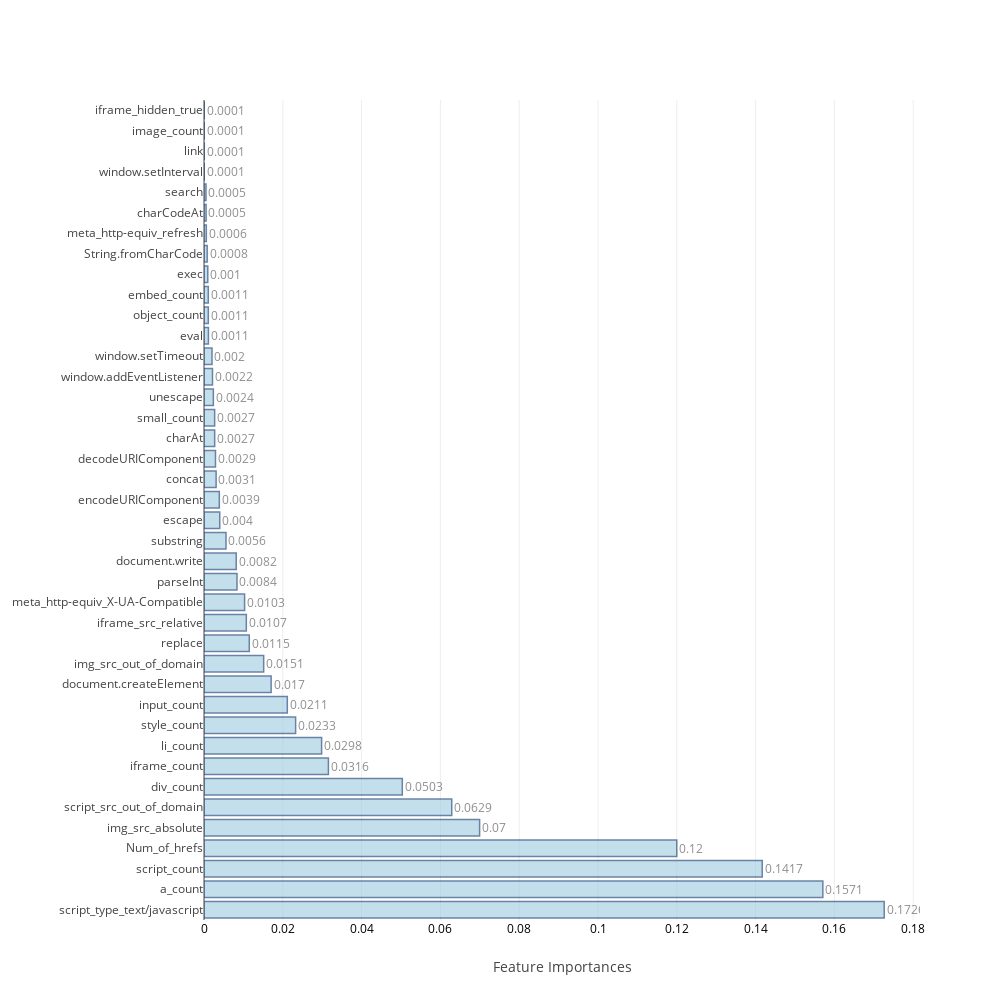
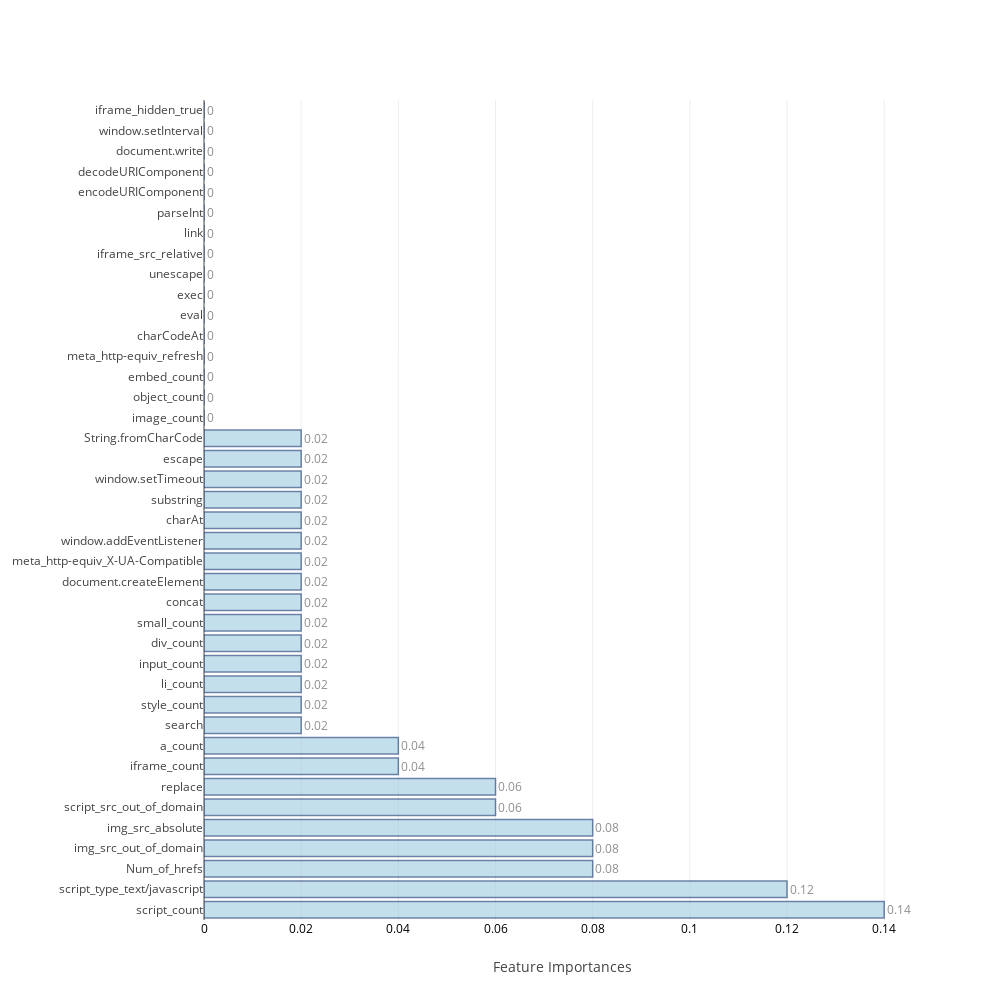
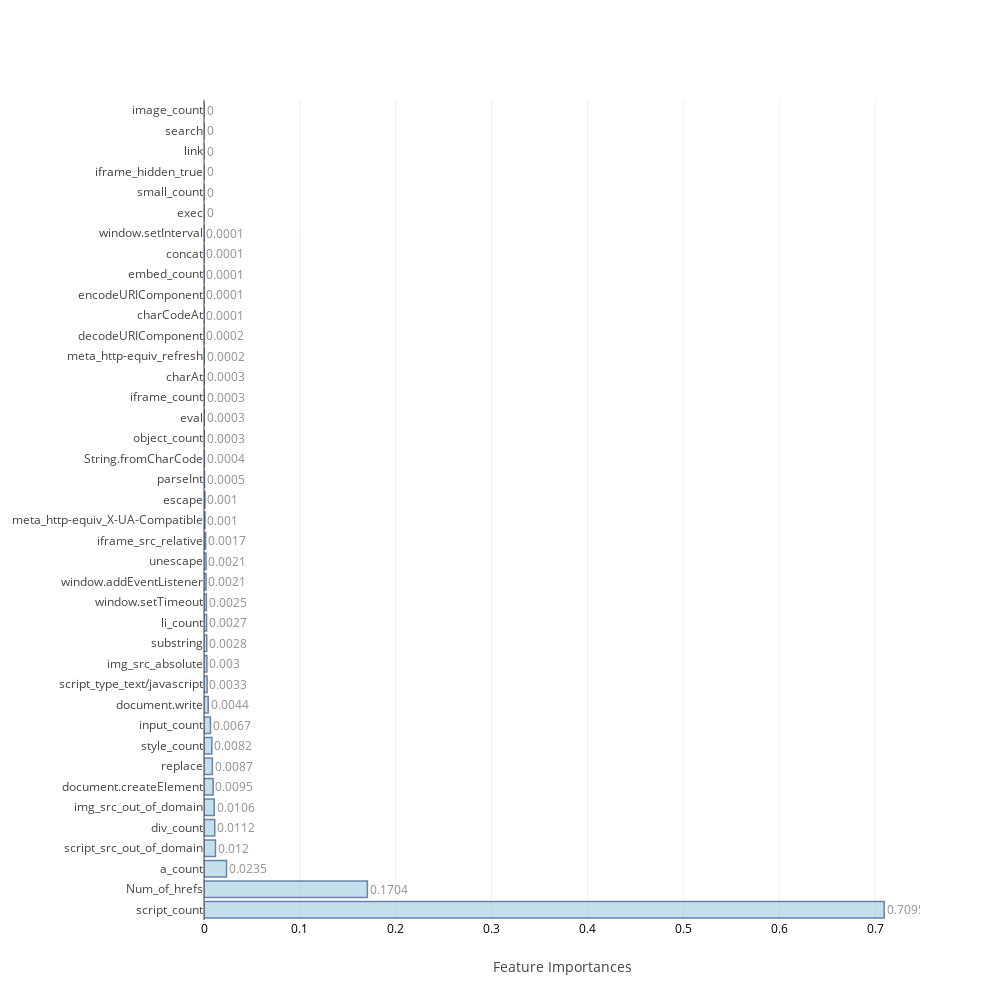
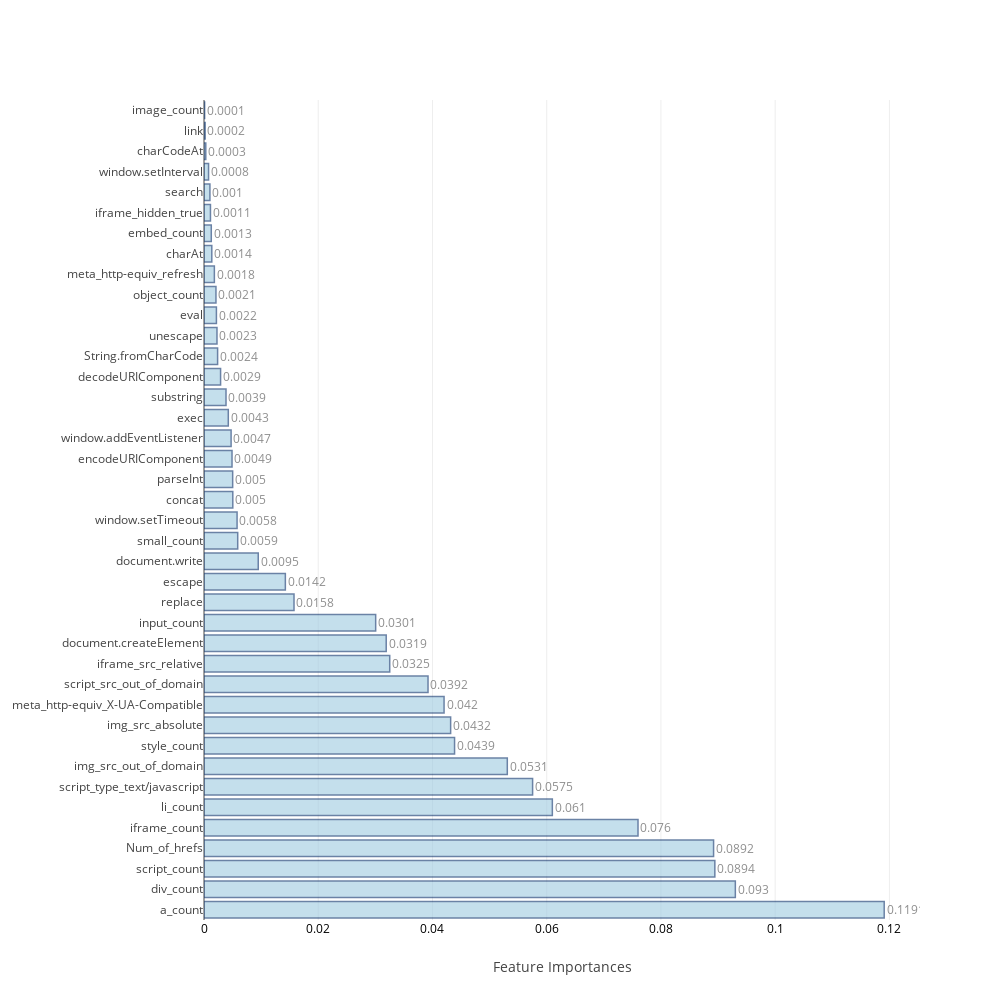

Notebook code cell kept with these figures, in order:
### Code cell
feat_imp=[None]*4
j=0
for i in range(0,8):
    if i>=2 and i<=5:
        model,cm_train,cm_test,acc_train,acc_test,roc_auc,feat_imp[j],mcc=f[i](scaled_X_train,train_Y,scaled_X_test,test_Y,columns)
        j=j+1
    else:
        model,cm_train,cm_test,acc_train,acc_test,roc_auc,mcc=f[i](scaled_X_train,train_Y,scaled_X_test,test_Y)
    table_80_50_train.loc[i]=   ([acc_train,cm_train.TP,cm_train.TN,cm_train.FP,cm_train.FN,cm_train.FPR,cm_train.FNR])
    table_80_50_test.loc[i] =   ([acc_test ,cm_test.TP, cm_test.TN, cm_test.FP, cm_test.FN, cm_test.FPR, cm_test.FNR,roc_auc,mcc])
    print("\n")

### Figure 1 — Plotly figure (JSON) as saved in the notebook; plotly's stock layout.template omitted (floating-point values rounded to 4 significant figures)
{"data": [{"marker": {"color": "rgb(158,202,225)", "line": {"color": "rgb(8,48,107)", "width": 1.5}}, "opacity": 0.6, "orientation": "h", "text": [0.1726, 0.1571, 0.1417, 0.12, 0.07, 0.0629, 0.0503, 0.0316, 0.0298, 0.0233, 0.0211, 0.017, 0.0151, 0.0115, 0.0107, 0.0103, 0.0084, 0.0082, 0.0056, 0.004, 0.0039, 0.0031, 0.0029, 0.0027, 0.0027, 0.0024, 0.0022, 0.002, 0.0011, 0.0011, 0.0011, 0.001, 0.0008, 0.0006, 0.0005, 0.0005, 0.0001, 0.0001, 0.0001, 0.0001], "textposition": "outside", "type": "bar", "uid": "05cc6230-8e62-42be-8b5f-c73d4311274f", "x": [0.1726, 0.1571, 0.1417, 0.12, 0.06995, 0.06288, 0.05033, 0.03157, 0.02985, 0.02326, 0.02114, 0.01704, 0.01515, 0.01149, 0.01074, 0.0103, 0.008373, 0.008174, 0.005582, 0.003995, 0.003889, 0.003073, 0.002915, 0.00271, 0.002703, 0.002373, 0.002153, 0.002034, 0.001123, 0.001091, 0.001083, 0.000957, 0.0008071, 0.0005869, 0.0005312, 0.0005056, 6.585e-05, 6.487e-05, 6.434e-05, 5.792e-05], "y": ["script_type_text/javascript", "a_count", "script_count", "Num_of_hrefs", "img_src_absolute", "script_src_out_of_domain", "div_count", "iframe_count", "li_count", "style_count", "input_count", "document.createElement", "img_src_out_of_domain", "replace", "iframe_src_relative", "meta_http-equiv_X-UA-Compatible", "parseInt", "document.write", "substring", "escape", "encodeURIComponent", "concat", "decodeURIComponent", "charAt", "small_count", "unescape", "window.addEventListener", "window.setTimeout", "eval", "object_count", "embed_count", "exec", "String.fromCharCode", "meta_http-equiv_refresh", "charCodeAt", "search", "window.setInterval", "link", "image_count", "iframe_hidden_true"]}], "layout": {"autosize": false, "height": 1000, "width": 1000, "xaxis": {"tickfont": {"color": "black", "size": 12}, "title": "Feature Importances"}, "yaxis": {"automargin": true}}}

### Figure 2 — Plotly figure (JSON) as saved in the notebook; plotly's stock layout.template omitted (floating-point values rounded to 4 significant figures)
{"data": [{"marker": {"color": "rgb(158,202,225)", "line": {"color": "rgb(8,48,107)", "width": 1.5}}, "opacity": 0.6, "orientation": "h", "text": [0.14, 0.12, 0.08, 0.08, 0.08, 0.06, 0.06, 0.04, 0.04, 0.02, 0.02, 0.02, 0.02, 0.02, 0.02, 0.02, 0.02, 0.02, 0.02, 0.02, 0.02, 0.02, 0.02, 0.02, 0, 0, 0, 0, 0, 0, 0, 0, 0, 0, 0, 0, 0, 0, 0, 0], "textposition": "outside", "type": "bar", "uid": "136307d0-723d-4c50-8079-29ae515e1c54", "x": [0.14, 0.12, 0.08, 0.08, 0.08, 0.06, 0.06, 0.04, 0.04, 0.02, 0.02, 0.02, 0.02, 0.02, 0.02, 0.02, 0.02, 0.02, 0.02, 0.02, 0.02, 0.02, 0.02, 0.02, 0, 0, 0, 0, 0, 0, 0, 0, 0, 0, 0, 0, 0, 0, 0, 0], "y": ["script_count", "script_type_text/javascript", "Num_of_hrefs", "img_src_out_of_domain", "img_src_absolute", "script_src_out_of_domain", "replace", "iframe_count", "a_count", "search", "style_count", "li_count", "input_count", "div_count", "small_count", "concat", "document.createElement", "meta_http-equiv_X-UA-Compatible", "window.addEventListener", "charAt", "substring", "window.setTimeout", "escape", "String.fromCharCode", "image_count", "object_count", "embed_count", "meta_http-equiv_refresh", "charCodeAt", "eval", "exec", "unescape", "iframe_src_relative", "link", "parseInt", "encodeURIComponent", "decodeURIComponent", "document.write", "window.setInterval", "iframe_hidden_true"]}], "layout": {"autosize": false, "height": 1000, "width": 1000, "xaxis": {"tickfont": {"color": "black", "size": 12}, "title": "Feature Importances"}, "yaxis": {"automargin": true}}}

### Figure 3 — Plotly figure (JSON) as saved in the notebook; plotly's stock layout.template omitted (floating-point values rounded to 4 significant figures)
{"data": [{"marker": {"color": "rgb(158,202,225)", "line": {"color": "rgb(8,48,107)", "width": 1.5}}, "opacity": 0.6, "orientation": "h", "text": [0.7095, 0.1704, 0.0235, 0.012, 0.0112, 0.0106, 0.0095, 0.0087, 0.0082, 0.0067, 0.0044, 0.0033, 0.003, 0.0028, 0.0027, 0.0025, 0.0021, 0.0021, 0.0017, 0.001, 0.001, 0.0005, 0.0004, 0.0003, 0.0003, 0.0003, 0.0003, 0.0002, 0.0002, 0.0001, 0.0001, 0.0001, 0.0001, 0.0001, 0, 0, 0, 0, 0, 0], "textposition": "outside", "type": "bar", "uid": "3dbb3c1f-30b7-41aa-b521-ec7fe422efa9", "x": [0.7095, 0.1704, 0.02352, 0.01197, 0.01122, 0.01064, 0.009536, 0.008728, 0.008179, 0.006745, 0.004398, 0.003253, 0.002991, 0.002843, 0.002688, 0.002486, 0.002125, 0.002121, 0.001686, 0.001045, 0.001005, 0.0004983, 0.0004088, 0.0002774, 0.0002667, 0.0002604, 0.0002559, 0.0002403, 0.00015, 0.0001391, 0.0001084, 0.0001006, 9.325e-05, 9.226e-05, 2.055e-05, 0, 0, 0, 0, 0], "y": ["script_count", "Num_of_hrefs", "a_count", "script_src_out_of_domain", "div_count", "img_src_out_of_domain", "document.createElement", "replace", "style_count", "input_count", "document.write", "script_type_text/javascript", "img_src_absolute", "substring", "li_count", "window.setTimeout", "window.addEventListener", "unescape", "iframe_src_relative", "meta_http-equiv_X-UA-Compatible", "escape", "parseInt", "String.fromCharCode", "object_count", "eval", "iframe_count", "charAt", "meta_http-equiv_refresh", "decodeURIComponent", "charCodeAt", "encodeURIComponent", "embed_count", "concat", "window.setInterval", "exec", "small_count", "iframe_hidden_true", "link", "search", "image_count"]}], "layout": {"autosize": false, "height": 1000, "width": 1000, "xaxis": {"tickfont": {"color": "black", "size": 12}, "title": "Feature Importances"}, "yaxis": {"automargin": true}}}

### Figure 4 — Plotly figure (JSON) as saved in the notebook; plotly's stock layout.template omitted (floating-point values rounded to 4 significant figures)
{"data": [{"marker": {"color": "rgb(158,202,225)", "line": {"color": "rgb(8,48,107)", "width": 1.5}}, "opacity": 0.6, "orientation": "h", "text": [0.1191, 0.093, 0.0894, 0.0892, 0.076, 0.061, 0.0575, 0.0531, 0.0439, 0.0432, 0.042, 0.0392, 0.0325, 0.0319, 0.0301, 0.0158, 0.0142, 0.0095, 0.0059, 0.0058, 0.005, 0.005, 0.0049, 0.0047, 0.0043, 0.0039, 0.0029, 0.0024, 0.0023, 0.0022, 0.0021, 0.0018, 0.0014, 0.0013, 0.0011, 0.001, 0.0008, 0.0003, 0.0002, 0.0001], "textposition": "outside", "type": "bar", "uid": "fdbdf0e0-bbea-491b-a38d-4f395663017c", "x": [0.1191, 0.09303, 0.08944, 0.08922, 0.07598, 0.06099, 0.05753, 0.0531, 0.04387, 0.04318, 0.04203, 0.03922, 0.03251, 0.0319, 0.03005, 0.01576, 0.01424, 0.009497, 0.005901, 0.00579, 0.00504, 0.00502, 0.004906, 0.004744, 0.004253, 0.003853, 0.002903, 0.002382, 0.002271, 0.002173, 0.002091, 0.001815, 0.001363, 0.001275, 0.001131, 0.001036, 0.0007978, 0.0003121, 0.0002026, 0.0001108], "y": ["a_count", "div_count", "script_count", "Num_of_hrefs", "iframe_count", "li_count", "script_type_text/javascript", "img_src_out_of_domain", "style_count", "img_src_absolute", "meta_http-equiv_X-UA-Compatible", "script_src_out_of_domain", "iframe_src_relative", "document.createElement", "input_count", "replace", "escape", "document.write", "small_count", "window.setTimeout", "concat", "parseInt", "encodeURIComponent", "window.addEventListener", "exec", "substring", "decodeURIComponent", "String.fromCharCode", "unescape", "eval", "object_count", "meta_http-equiv_refresh", "charAt", "embed_count", "iframe_hidden_true", "search", "window.setInterval", "charCodeAt", "link", "image_count"]}], "layout": {"autosize": false, "height": 1000, "width": 1000, "xaxis": {"tickfont": {"color": "black", "size": 12}, "title": "Feature Importances"}, "yaxis": {"automargin": true}}}
